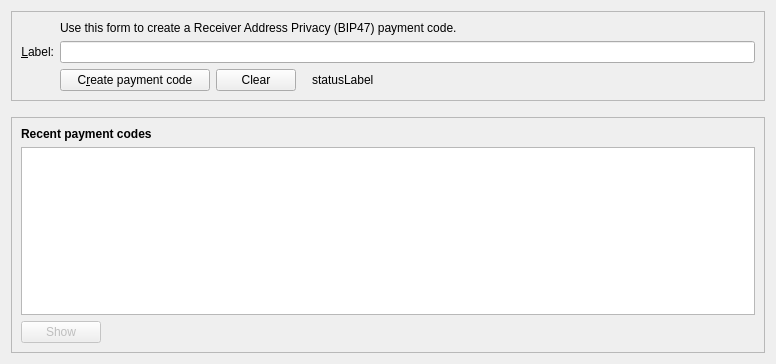
<?xml version="1.0" encoding="UTF-8"?>
<ui version="4.0">
 <class>CreatePcodeDialog</class>
 <widget class="QWidget" name="CreatePcodeDialog">
  <property name="geometry">
   <rect>
    <x>0</x>
    <y>0</y>
    <width>776</width>
    <height>364</height>
   </rect>
  </property>
  <layout class="QVBoxLayout" name="verticalLayout" stretch="0,0,1">
   <item>
    <widget class="QFrame" name="frame2">
     <property name="sizePolicy">
      <sizepolicy hsizetype="Preferred" vsizetype="Expanding">
       <horstretch>0</horstretch>
       <verstretch>0</verstretch>
      </sizepolicy>
     </property>
     <property name="frameShape">
      <enum>QFrame::StyledPanel</enum>
     </property>
     <property name="frameShadow">
      <enum>QFrame::Sunken</enum>
     </property>
     <layout class="QVBoxLayout" name="verticalLayout_3">
      <item>
       <layout class="QGridLayout" name="gridLayout">
        <item row="2" column="2">
         <widget class="QLabel" name="label_5">
          <property name="sizePolicy">
           <sizepolicy hsizetype="Preferred" vsizetype="Preferred">
            <horstretch>0</horstretch>
            <verstretch>0</verstretch>
           </sizepolicy>
          </property>
          <property name="text">
           <string>&lt;html&gt;&lt;head/&gt;&lt;body&gt;&lt;p&gt;Use this form to create a Receiver Address Privacy (BIP47) payment code.&lt;/p&gt;&lt;/body&gt;&lt;/html&gt;</string>
          </property>
         </widget>
        </item>
        <item row="4" column="0">
         <widget class="QLabel" name="label_2">
          <property name="toolTip">
           <string>An optional label to associate with the new receiving address.</string>
          </property>
          <property name="text">
           <string>&amp;Label:</string>
          </property>
          <property name="alignment">
           <set>Qt::AlignRight|Qt::AlignTrailing|Qt::AlignVCenter</set>
          </property>
          <property name="buddy">
           <cstring>labelText</cstring>
          </property>
         </widget>
        </item>
        <item row="5" column="2">
         <layout class="QHBoxLayout" name="horizontalLayout">
          <item>
           <widget class="QPushButton" name="createPcodeButton">
            <property name="minimumSize">
             <size>
              <width>150</width>
              <height>0</height>
             </size>
            </property>
            <property name="text">
             <string>C&amp;reate payment code</string>
            </property>
            <property name="icon">
             <iconset resource="../bitcoin.qrc">
              <normaloff>:/icons/paymentcode</normaloff>:/icons/paymentcode</iconset>
            </property>
           </widget>
          </item>
          <item>
           <widget class="QPushButton" name="clearButton">
            <property name="sizePolicy">
             <sizepolicy hsizetype="Minimum" vsizetype="Fixed">
              <horstretch>0</horstretch>
              <verstretch>0</verstretch>
             </sizepolicy>
            </property>
            <property name="toolTip">
             <string>Clear all fields of the form.</string>
            </property>
            <property name="text">
             <string>Clear</string>
            </property>
            <property name="icon">
             <iconset resource="../bitcoin.qrc">
              <normaloff>:/icons/remove</normaloff>:/icons/remove</iconset>
            </property>
            <property name="autoDefault">
             <bool>false</bool>
            </property>
           </widget>
          </item>
          <item>
           <spacer name="horizontalSpacer">
            <property name="orientation">
             <enum>Qt::Horizontal</enum>
            </property>
            <property name="sizeType">
             <enum>QSizePolicy::Minimum</enum>
            </property>
            <property name="sizeHint" stdset="0">
             <size>
              <width>10</width>
              <height>20</height>
             </size>
            </property>
           </spacer>
          </item>
          <item>
           <widget class="QLabel" name="statusLabel">
            <property name="sizePolicy">
             <sizepolicy hsizetype="Expanding" vsizetype="Preferred">
              <horstretch>0</horstretch>
              <verstretch>0</verstretch>
             </sizepolicy>
            </property>
            <property name="text">
             <string>statusLabel</string>
            </property>
           </widget>
          </item>
         </layout>
        </item>
        <item row="5" column="0">
         <widget class="QLabel" name="label_7">
          <property name="text">
           <string/>
          </property>
         </widget>
        </item>
        <item row="4" column="2">
         <widget class="QLineEdit" name="labelText">
          <property name="toolTip">
           <string>An optional label to associate with the new receiving address.</string>
          </property>
         </widget>
        </item>
       </layout>
      </item>
     </layout>
    </widget>
   </item>
   <item>
    <spacer name="verticalSpacer_2">
     <property name="orientation">
      <enum>Qt::Vertical</enum>
     </property>
     <property name="sizeHint" stdset="0">
      <size>
       <width>20</width>
       <height>10</height>
      </size>
     </property>
    </spacer>
   </item>
   <item>
    <widget class="QFrame" name="frame">
     <property name="sizePolicy">
      <sizepolicy hsizetype="Preferred" vsizetype="Expanding">
       <horstretch>0</horstretch>
       <verstretch>0</verstretch>
      </sizepolicy>
     </property>
     <property name="frameShape">
      <enum>QFrame::StyledPanel</enum>
     </property>
     <property name="frameShadow">
      <enum>QFrame::Raised</enum>
     </property>
     <layout class="QVBoxLayout" name="verticalLayout_2">
      <item>
       <widget class="QLabel" name="label_6">
        <property name="font">
         <font>
          <weight>75</weight>
          <bold>true</bold>
         </font>
        </property>
        <property name="text">
         <string>Recent payment codes</string>
        </property>
       </widget>
      </item>
      <item>
       <widget class="QTableView" name="pcodesView">
        <property name="contextMenuPolicy">
         <enum>Qt::CustomContextMenu</enum>
        </property>
        <property name="tabKeyNavigation">
         <bool>false</bool>
        </property>
        <property name="sortingEnabled">
         <bool>true</bool>
        </property>
       </widget>
      </item>
      <item>
       <layout class="QHBoxLayout" name="horizontalLayout_2">
        <item>
         <widget class="QPushButton" name="showPcodeButton">
          <property name="enabled">
           <bool>false</bool>
          </property>
          <property name="toolTip">
           <string>Show the selected request (does the same as double clicking an entry)</string>
          </property>
          <property name="text">
           <string>Show</string>
          </property>
          <property name="icon">
           <iconset resource="../bitcoin.qrc">
            <normaloff>:/icons/edit</normaloff>:/icons/edit</iconset>
          </property>
          <property name="autoDefault">
           <bool>false</bool>
          </property>
         </widget>
        </item>
        <item>
         <spacer name="horizontalSpacer_2">
          <property name="orientation">
           <enum>Qt::Horizontal</enum>
          </property>
          <property name="sizeHint" stdset="0">
           <size>
            <width>40</width>
            <height>20</height>
           </size>
          </property>
         </spacer>
        </item>
       </layout>
      </item>
     </layout>
    </widget>
   </item>
  </layout>
 </widget>
 <tabstops>
  <tabstop>labelText</tabstop>
  <tabstop>createPcodeButton</tabstop>
  <tabstop>clearButton</tabstop>
  <tabstop>pcodesView</tabstop>
  <tabstop>showPcodeButton</tabstop>
 </tabstops>
 <resources>
  <include location="../bitcoin.qrc"/>
 </resources>
 <connections/>
 <slots>
  <slot>slot1()</slot>
 </slots>
</ui>
